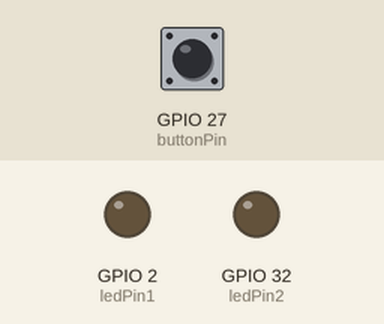
Simulated run of this sketch. Board: ESP32. On the bench: output pins drawn as LEDs (lit = HIGH). The inputs (shaded band) are chosen by the test bench; at power-on: GPIO 27 (buttonPin) LOW. WiFi joins after 1.5 s; servers stay silent unless stated; uploads are accepted with an empty reply; what the sketch prints to the serial monitor is not drawn.

Above: at 2.7 s.
2.8 s: GPIO 27 (buttonPin) pulled HIGH for 0.15 s
At 3.6 s:
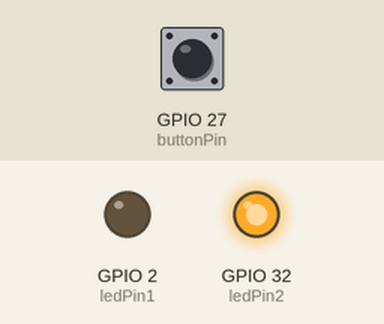
4.4 s: GPIO 27 (buttonPin) pulled HIGH for 1 s
At 4.9 s:
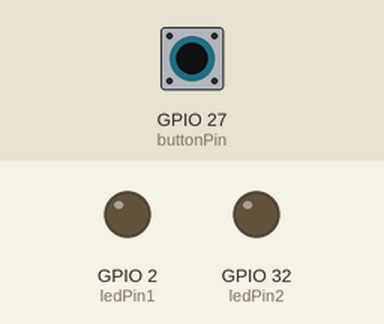
6.9 s: GPIO 27 (buttonPin) pulled HIGH for 3.2 s
At 8.0 s:
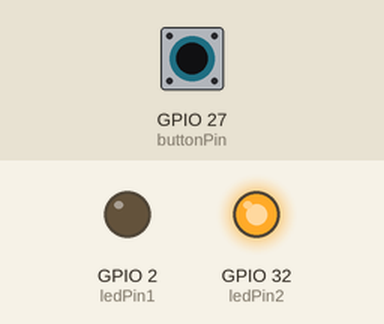
Timing chart, 0 to 9.9 s (numbered marks = the images above; inputs shaded):
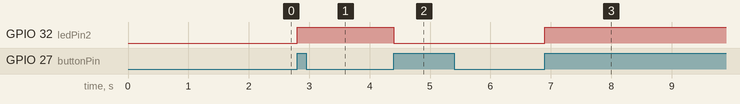

The sketch:

btl_android.ino
```cpp
#include <WiFi.h>
#include <HTTPClient.h>
#include <ArduinoJson.h>

const char* ssid = "Hello world";
const char* password = "987654321#";

const String serverUrl = "http://192.168.1.11/btl/get_status.php";
const String updateUrl = "http://192.168.1.11/btl/update_status.php";  // Endpoint để gửi trạng thái mới

const int ledPin1 = 2;    // Nhận trạng thái đèn từ server (den1)
const int buttonPin = 27; // Nút điều khiển đèn 2
const int ledPin2 = 32;   // Điều khiển đèn 2 (và gửi trạng thái lên server)

int buttonState = 0;
int lastButtonState = 0;
bool led2State = false;

unsigned long lastCheck = 0;
const unsigned long checkInterval = 5000;

void setup() {
  Serial.begin(115200);
  pinMode(ledPin1, OUTPUT);
  digitalWrite(ledPin1, LOW);

  pinMode(ledPin2, OUTPUT);
  digitalWrite(ledPin2, led2State);

  pinMode(buttonPin, INPUT);

  // Kết nối WiFi
  WiFi.begin(ssid, password);
  Serial.print("Connecting to WiFi");
  while (WiFi.status() != WL_CONNECTED) {
    delay(500);
    Serial.print(".");
  }
  Serial.println("\nWiFi Connected!");
}

void loop() {
  // 1. Đọc nút nhấn và cập nhật led2
  buttonState = digitalRead(buttonPin);
  if (buttonState == HIGH && lastButtonState == LOW) {
    led2State = !led2State;
    digitalWrite(ledPin2, led2State);
    Serial.println(led2State ? "LED2 ON" : "LED2 OFF");
    sendLED2StatusToServer(led2State);
    delay(200); // chống dội nút
  }
  lastButtonState = buttonState;

  // 2. Đọc trạng thái từ server mỗi 5 giây
  if (millis() - lastCheck > checkInterval) {
    lastCheck = millis();
    getStatusFromServer();
  }
}

// Gửi trạng thái LED2 lên server (den2)
void sendLED2StatusToServer(bool state) {
  if (WiFi.status() == WL_CONNECTED) {
    HTTPClient http;
    http.begin(updateUrl);
    http.addHeader("Content-Type", "application/x-www-form-urlencoded");

    String postData = "device=den2&status=" + String(state ? 1 : 0) + "&fullname=NutVatLy";
    int httpCode = http.POST(postData);

    if (httpCode == HTTP_CODE_OK) {
      Serial.println("Cập nhật trạng thái den2 thành công.");
    } else {
      Serial.println("Lỗi gửi trạng thái: " + String(httpCode));
    }

    http.end();
  }
}

// Nhận trạng thái từ server và điều khiển đèn
void getStatusFromServer() {
  if (WiFi.status() == WL_CONNECTED) {
    HTTPClient http;
    http.begin(serverUrl);
    int httpCode = http.GET();

    if (httpCode == HTTP_CODE_OK) {
      String payload = http.getString();
      Serial.println("Received: " + payload);

      DynamicJsonDocument doc(2048);
      DeserializationError error = deserializeJson(doc, payload);

      if (!error) {
        for (JsonObject obj : doc.as<JsonArray>()) {
          String device = obj["device"];
          int status = obj["status"];

          if (device == "den1") {
            digitalWrite(ledPin1, status == 1 ? HIGH : LOW);
          }

          if (device == "den2") {
            led2State = (status == 1);
            digitalWrite(ledPin2, led2State);  // cập nhật trạng thái mới cho LED2
          }
        }
      } else {
        Serial.println("Lỗi parse JSON");
      }
    } else {
      Serial.println("Lỗi HTTP: " + String(httpCode));
    }

    http.end();
  }
}
```

Measured:
- after the input at 2.8 s, GPIO 32 (ledPin2): LOW → HIGH at once
- after the input at 4.4 s, GPIO 32 (ledPin2): HIGH → LOW at once
- after the input at 6.9 s, GPIO 32 (ledPin2): LOW → HIGH at once
